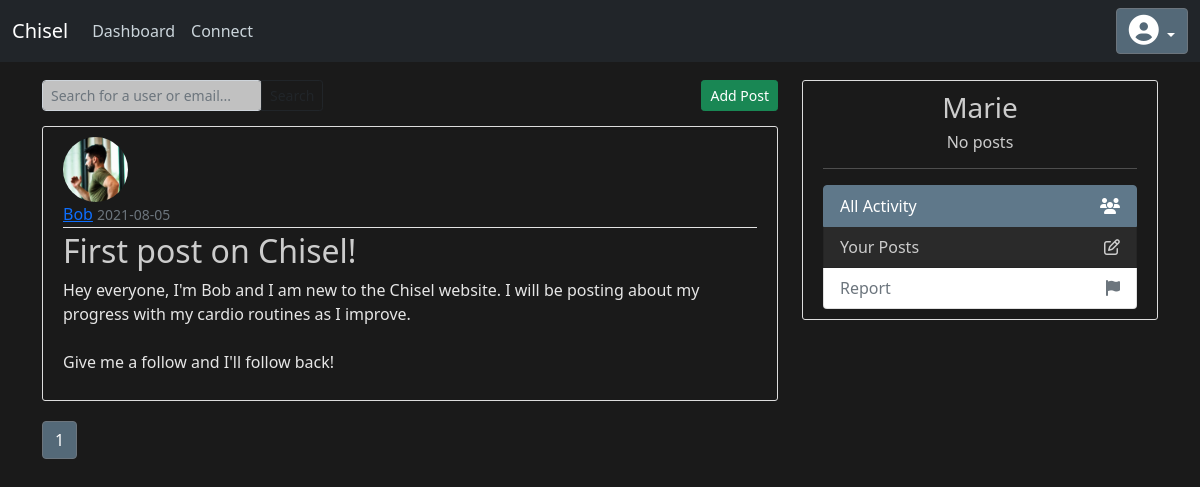
The app's page /connect (signed in) with its own data.
### chisel/models/Customer.py (models this page shows, shortened)
class Post(db.Model):
    id = db.Column(db.Integer, primary_key=True)
    title = db.Column(db.String(100), nullable=False)
    date_posted = db.Column(db.DateTime, nullable=False, default=datetime.utcnow)
    content = db.Column(db.Text, nullable=False)
    user_id = db.Column(db.Integer, db.ForeignKey('customer.id'), nullable=False)

class Customer(db.Model, UserMixin):
    id = db.Column(db.Integer, primary_key = True)
    username = db.Column(db.String(80), unique=True, nullable=False)
    email = db.Column(db.String(120), unique=True, nullable=False)
    password = db.Column(db.String(60), nullable=False)
    bio = db.Column(db.String(300), nullable=False)
    dark_mode = db.Column( db.Boolean, nullable=True, default=False )
    image_file = db.Column(db.String(20), nullable=False, default='default.jpg')
    posts = db.relationship('Post', backref='author', lazy=True)
    sessions = db.relationship( 'WorkoutSession', backref='customer' )
    modifiers = db.relationship( 'ExerciseModifier', backref='customer' )
    followed = db.relationship(
        'Customer', secondary=followers,
        primaryjoin=(followers.c.follower_id == id),
        secondaryjoin=(followers.c.followed_id == id),
        backref=db.backref('followers', lazy='dynamic'), lazy='dynamic')
    def followed_posts(self):
        followed = Post.query.join(
            followers, (followers.c.followed_id == Post.user_id)).filter(
                followers.c.follower_id == self.id)
        own = Post.query.filter_by(user_id=self.id)
        admin = Post.query.filter_by(user_id=1)
        return followed.union(own).union(admin).order_by(Post.date_posted.desc())

### chisel/routes.py (the view)
@app.route("/connect")
@login_required
def connect():
    page = request.args.get('page', 1, type=int)
    posts = Customer.followed_posts(current_user).paginate(page=page, per_page=5)
    current_customer = Customer.query.filter_by( username = current_user.username ).first()
    customer_post_count = Post.query.filter_by( user_id = current_customer.id ).count()
    q = request.args.get('q')
    if q:
        customers = Customer.query.filter(Customer.username.startswith(q) | Customer.email.startswith(q)).limit(10).all()
        return render_template('connect.html', customers=customers, posts=posts, username=current_user.username, post_count = customer_post_count)
    return render_template('connect.html', posts=posts, username=current_user.username, post_count = customer_post_count)

### chisel/models/Customer.py (called while the page is built)
@login_manager.user_loader
def load_user(user_id):
    return Customer.query.get(int(user_id))

### chisel/templates/connect.html
{% extends "base.html" %}
{% block content %}
    <div class="btn-toolbar justify-content-between" role="toolbar" aria-label="Toolbar with button groups" id="connect-toolbar">
      <form>
        <div class="input-group">
          <input type="search" name="q" class="form-control rounded btn-sm" placeholder="Search for a user or email..." aria-label="Search"
          aria-describedby="search-addon">
          <button type="submit" class="btn btn-outline-dark btn-sm">Search</button>
        </div>
      </form>
      <div class="btn-group" role="group" aria-label="First group">
        <a class="btn btn-success btn-sm" href="{{ url_for('new_post') }}">Add Post</a>
      </div>
    </div>
    {% if customers %}
      {% for customer in customers %}
          <article class="media content-section mb-1 mt-1">
            <div class="media-body">
              <div class="article-metadata">
                <img class="rounded-circle article-img" src="{{ url_for('static', filename='images/profile_pics/' + customer.image_file) }}">
                <large class="search-username">{{customer.username  }}</large>
                <small class="text-muted">/ {{customer.email }}</small>
                <a class="mr-2 btn btn-info btn-sm pull-right" href="{{ url_for('user_posts', username=customer.username) }}">View Profile</a>
              </div>
            </div>
          </article>
      {% endfor %}
    {% else %}
      {% for post in posts.items %}
          <article class="media content-section">
            <img class="rounded-circle article-img" src="{{ url_for('static', filename='images/profile_pics/' + post.author.image_file) }}">
            <div class="media-body">
              <div class="article-metadata">
                <a class="mr-2" href="{{ url_for('user_posts', username=post.author.username) }}">{{ post.author.username }}</a>
                <small class="text-muted">{{ post.date_posted.strftime('%Y-%m-%d') }}</small>
              </div>
              <h2><a class="article-title" href="{{ url_for('post', post_id=post.id) }}">{{ post.title }}</a></h2>
              <p class="article-content">{{ post.content }}</p>
            </div>
          </article>
      {% endfor %}
      {% for page_num in posts.iter_pages(left_edge=1, right_edge=1, left_current=1, right_current=2) %}
        {% if page_num %}
          {% if posts.page == page_num %}
            <a class="btn btn-secondary mb-4 bg-steel" href="{{ url_for('connect', page=page_num) }}">{{ page_num }}</a>
          {% else %}
            <a class="btn btn-outline-secondary mb-4 bg-steel" href="{{ url_for('connect', page=page_num) }}">{{ page_num }}</a>
          {% endif %}
        {% else %}
          ...
        {% endif %}
      {% endfor %}
    {% endif %}
{% endblock content %}
{% block sidebar %}
<div class="content-section">
  <div style="text-align: center">
    <h3>{{username}}</h3>
    <h6>{% if post_count > 0 %}{{ post_count }}{% else %}No{% endif %} posts</h6>
  </div>
  <hr>
  <div class="list-group">
    <a href="#" class="list-group-item list-group-item-action active connect-option">
      All Activity
      <i class="fa fa-users"></i>
    </a>
    <a href="{{ url_for('user_posts', username=username) }}" class="list-group-item list-group-item-action connect-option">
      Your Posts
      <i class="fa fa-pencil-square-o"></i>
    </a>
    <a href="#" class="list-group-item list-group-item-action disabled connect-option" tabindex="-1" aria-disabled="true">
      Report
      <i class="fa fa-flag"></i>
    </a>
  </div>
</div>
{% endblock %}

### chisel/static/dashboard_dark.css (style rules this page uses)
body { background: #1a1a1a; color: #e6e6e6; margin-top: 5rem; }
h1, h2, h3, h4, h5, h6 { color: #cccccc; }
.list-group-item { color: #cccccc; background-color: #2a2a2a; }
.form-control { background-color: #c1c1c1; }
.connect-option { display: flex; justify-content: space-between; align-items: center; }
.bg-steel { background-color: #546978; }
#connect-toolbar { margin-bottom: 2%; }
.content-section { background: #1a1a1a; padding: 10px 20px; border: 1px solid #dddddd; border-radius: 3px; margin-bottom: 20px; }
.article-title { color: #cccccc; text-decoration: none; }
.article-content { white-space: pre-line; }
.article-img { height: 65px; width: 65px; margin-right: 16px; }
.active { border-color: #5f788a !important; background-color: #5f788a !important; }
.article-metadata { padding-bottom: 1px; margin-bottom: 4px; border-bottom: 1px solid #e3e3e3 }

### records on screen
Post: image_file (picture), author.username "Bob", date_posted "2021-08-05", title "First post on Chisel!", content "Hey everyone, I'm Bob and I am new to the Chisel website. I will be posting about my progress with my cardio routines as I improve. Give me a follow and I'll follow back!"
Customer: username "Marie"

### other values on screen
{{ page_num }} "1"
